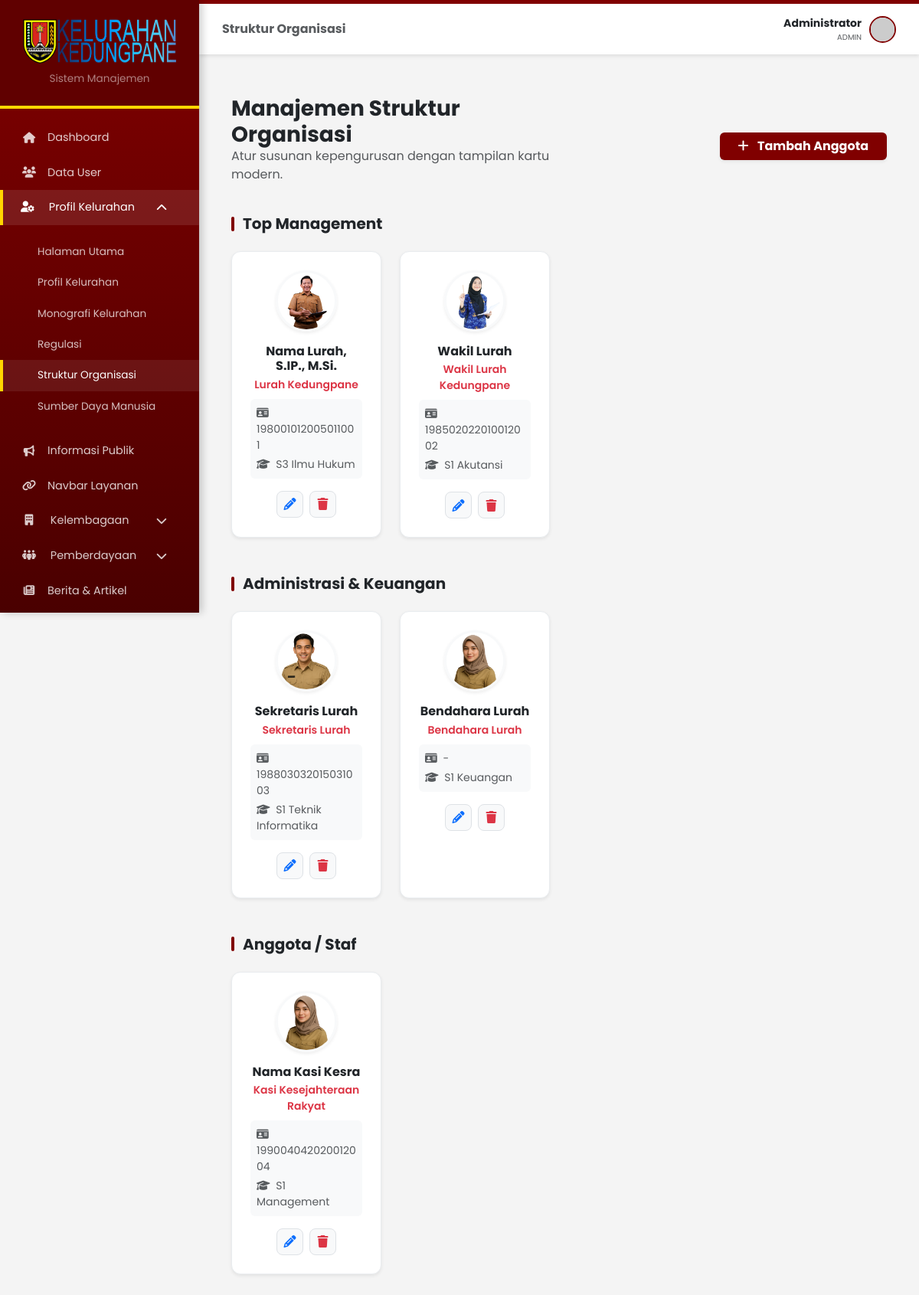
Screenshot of /admin/admin_struktur.php (signed in) with the database file from the repository.
### tables this page shows
CREATE TABLE `pegawai` (
  `id` int(11) NOT NULL,
  `nama` varchar(100) NOT NULL,
  `jabatan` varchar(150) NOT NULL,
  `kategori` varchar(50) DEFAULT NULL,
  `nip` varchar(30) DEFAULT NULL,
  `pangkat_gol` varchar(50) DEFAULT NULL,
  `pendidikan` varchar(100) DEFAULT NULL,
  `foto` varchar(255) DEFAULT NULL,
  `urutan` int(11) DEFAULT 0,
  `is_active` tinyint(1) DEFAULT 1,
  `created_at` timestamp NOT NULL DEFAULT current_timestamp(),
  `updated_at` timestamp NOT NULL DEFAULT current_timestamp() ON UPDATE current_timestamp()
);

### admin/admin_struktur.php (the view, shortened to what this page needs)
<?php
require_once __DIR__ . '/auth.php';
include 'admin_header.php';
?>
<div class="container-fluid py-4">
    <div class="row align-items-center mb-4">
        <div class="col-md-6">
            <h3 class="fw-bold m-0 text-dark">Manajemen Struktur Organisasi</h3>
            <p class="text-muted">Atur susunan kepengurusan dengan tampilan kartu modern.</p>
        </div>
        <div class="col-md-6 text-md-end">
            <button class="btn btn-primary px-4 shadow-sm fw-bold" data-bs-toggle="modal" data-bs-target="#modalTambah" style="background-color: #800000; border: none;">
                <i class="fas fa-plus me-2"></i> Tambah Anggota
            </button>
        </div>
    </div>
    <?php
    $kategori_list = ['Top Management', 'Administrasi & Keuangan', 'Bidang / Divisi', 'Anggota / Staf', 'Lainnya'];
    foreach ($kategori_list as $kat):
        if ($kat === 'Lainnya') {
            $sql_kondisi = "kategori IS NULL OR kategori = '' OR kategori NOT IN ('Top Management', 'Administrasi & Keuangan', 'Bidang / Divisi', 'Anggota / Staf')";
        } else {
            $sql_kondisi = "kategori = '$kat'";
        }
        $query = mysqli_query($conn, "SELECT * FROM pegawai WHERE $sql_kondisi ORDER BY urutan ASC, id ASC");
        if (mysqli_num_rows($query) > 0):
    ?>
    <div class="mb-5">
        <h5 class="fw-bold text-dark mb-4 kategori-title"><?= htmlspecialchars($kat) ?></h5>
        <div class="row g-4">
            <?php while ($row = mysqli_fetch_assoc($query)): ?>
            <div class="col-md-3">
                <div class="card member-box h-100 shadow-sm <?= $row['is_active'] ? '' : 'opacity-50' ?>">
                    <div class="card-body p-4 text-center">
                        <img src="../<?= htmlspecialchars($row['foto'] ?: 'img/default-avatar.png') ?>"
                             class="rounded-circle mb-3 shadow-sm"
                             style="width: 80px; height: 80px; object-fit: cover; border: 3px solid #f8f9fa;">
                        <h6 class="fw-bold text-dark mb-1"><?= htmlspecialchars($row['nama']) ?></h6>
                        <p class="text-danger small fw-semibold mb-2"><?= htmlspecialchars($row['jabatan']) ?></p>
                        <div class="bg-light p-2 rounded mb-3 text-start">
                            <div class="small text-muted mb-1"><i class="fas fa-id-card me-1"></i> <?= htmlspecialchars($row['nip'] ?: '-') ?></div>
                            <div class="small text-muted"><i class="fas fa-graduation-cap me-1"></i> <?= htmlspecialchars($row['pendidikan'] ?: '-') ?></div>
                        </div>
                        <div class="d-flex justify-content-center gap-2">
                            <button class="btn btn-light btn-action text-primary border" title="Edit" data-bs-toggle="modal" data-bs-target="#modalEdit<?= $row['id'] ?>">
                                <i class="fas fa-pencil-alt"></i>
                            </button>
                            <form action="" method="POST" class="d-inline form-hapus">
                                <button type="submit" name="hapus_anggota" class="btn btn-light btn-action text-danger border" title="Hapus">
                                    <i class="fas fa-trash"></i>
                                </button>
                            </form>
                        </div>
                    </div>
                </div>
            </div>
            <?php endwhile; ?>
        </div>
    </div>
    <?php
        endif;
    endforeach;
    ?>
</div>
<?php include 'admin_footer.php'; ?>

### admin/admin_styles.css (style rules this page uses)
:root { --maroon-dark: #4a0000; --maroon-bright: #800000; --maroon-header: #600000; --gold: #ffd700; --bg-light: #f4f4f4; }
* { margin: 0; padding: 0; box-sizing: border-box; }
body { font-family: 'Poppins', sans-serif; background-color: var(--bg-light); display: flex; min-height: 100vh; }
.gap-2 { gap: 0.5rem !important; }
.card { border-radius: 0.75rem; }

### admin/admin_struktur.php (style rules this page uses)
.member-box { border: none; border-radius: 12px; background: #ffffff; transition: all 0.3s ease; border: 1px solid #e9ecef; }
.btn-action { width: 35px; height: 35px; display: inline-flex; align-items: center; justify-content: center; border-radius: 8px; }
.kategori-title { position: relative; padding-left: 15px; }
.kategori-title::before { content: ''; position: absolute; left: 0; top: 10%; height: 80%; width: 4px; background-color: #800000; border-radius: 4px; }

### rows the page displays
pegawai: foto (picture), nama "Nama Lurah, S.IP., M.Si.", jabatan "Lurah Kedungpane", nip "198001012005011001", pendidikan "S3 Ilmu Hukum"
pegawai: foto (picture), nama "Wakil Lurah", jabatan "Wakil Lurah Kedungpane", nip "198502022010012002", pendidikan "S1 Akutansi"
pegawai: foto (picture), nama "Sekretaris Lurah", jabatan "Sekretaris Lurah", nip "198803032015031003", pendidikan "S1 Teknik Informatika"
pegawai: foto (picture), nama "Bendahara Lurah", jabatan "Bendahara Lurah", nip "-", pendidikan "S1 Keuangan"
pegawai: foto (picture), nama "Nama Kasi Kesra", jabatan "Kasi Kesejahteraan Rakyat", nip "199004042020012004", pendidikan "S1 Management"

### other values shown
$page_title "Struktur Organisasi"
$_SESSION['nama'] "Administrator"
$_SESSION['role'] "ADMIN"
$kat "Top Management"
$kat "Administrasi & Keuangan"
$kat "Anggota / Staf"
